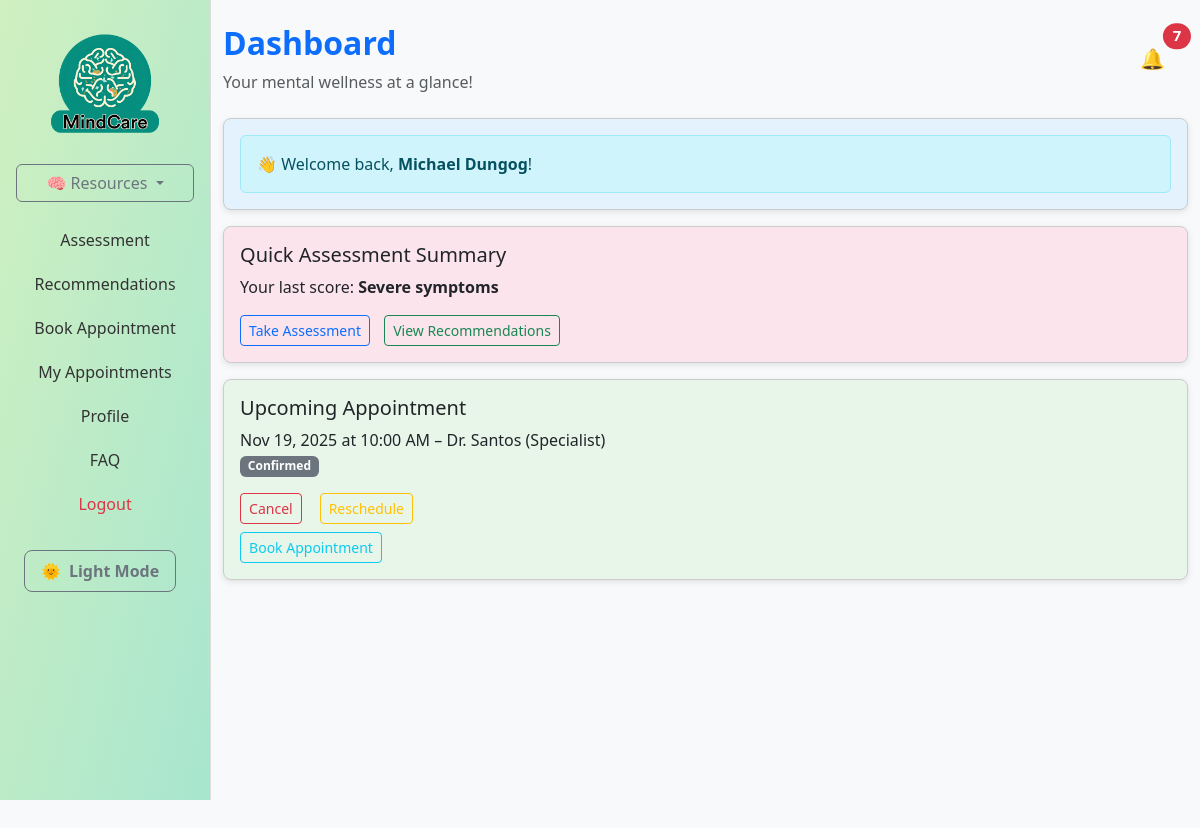
Screenshot of /index.php (signed in) with the database file from the repository.
### tables this page shows
CREATE TABLE `appointments` (
  `id` int(11) NOT NULL,
  `user_id` int(11) NOT NULL,
  `specialist_id` int(11) NOT NULL,
  `appointment_date` date NOT NULL,
  `appointment_time` time NOT NULL,
  `status` enum('Pending','Confirmed','Completed','Cancelled') DEFAULT 'Pending',
  `notes` text DEFAULT NULL,
  `created_at` timestamp NOT NULL DEFAULT current_timestamp()
);

CREATE TABLE `users` (
  `id` int(11) NOT NULL,
  `fullname` varchar(100) NOT NULL,
  `email` varchar(100) NOT NULL,
  `password` varchar(255) NOT NULL,
  `role` enum('Patient','Specialist') DEFAULT 'Patient',
  `age` int(11) DEFAULT NULL,
  `gender` enum('Male','Female','Other') DEFAULT NULL,
  `created_at` timestamp NOT NULL DEFAULT current_timestamp()
);

### index.php (the view, shortened to what this page needs)
<?php
include 'db.php';
$user_id = $_SESSION['user']['id'];
$user_name = $_SESSION['user']['fullname'];
$assessment = $conn->query("SELECT summary FROM assessments WHERE user_id = $user_id ORDER BY created_at DESC LIMIT 1")->fetch_assoc();
$appointment = $conn->query("
  SELECT id, appointment_date, appointment_time, specialist_id, status
  FROM appointments
  WHERE user_id = $user_id
    AND status IN ('Confirmed', 'Pending')
    AND appointment_date >= CURDATE()
  ORDER BY appointment_date ASC
  LIMIT 1
")->fetch_assoc();
$notifications = $conn->query("SELECT * FROM notifications WHERE user_id = $user_id AND is_read = 0 ORDER BY created_at DESC")->fetch_all(MYSQLI_ASSOC);
$specialist_name = '';
if ($appointment) {
  $sid = $appointment['specialist_id'];
  $specialist = $conn->query("SELECT fullname FROM users WHERE id = $sid")->fetch_assoc();
  $specialist_name = $specialist['fullname'];
}
?>
<!DOCTYPE html>
<html lang="en">
<head>
  <link href="https://cdn.jsdelivr.net/npm/bootstrap@5.3.0/dist/css/bootstrap.min.css" rel="stylesheet" />
  <link rel="stylesheet" href="style.css" />
</head>
<body>
<div class="d-flex">
<div id="sidebar" class="sidebar p-3 d-flex flex-column align-items-center">
  <div class="logo-wrapper mb-2">
    <img src="images/MindCare.png" alt="MindCare Logo" class="logo-img" />
  </div>
  <div class="dropdown w-100 mb-3">
    <button class="btn btn-outline-secondary dropdown-toggle w-100" type="button" data-bs-toggle="dropdown" aria-expanded="false">
      🧠 Resources
    </button>
  </div>
  <nav class="nav flex-column w-100 text-center">
    <a class="nav-link" href="assessment.php">Assessment</a>
    <a class="nav-link" href="recommendations.php">Recommendations</a>
    <a class="nav-link" href="book_appointment.php">Book Appointment</a>
    <a class="nav-link" href="appointments.php">My Appointments</a>
    <a class="nav-link" href="profile.php">Profile</a>
    <a class="nav-link" href="faq.php">FAQ</a>
    <a class="nav-link text-danger" href="logout.php">Logout</a>
  </nav>
  <button id="themeToggle" class="btn btn-outline-secondary d-flex align-items-center gap-2 mt-4">
    <span id="themeIcon">🌞</span>
    <span id="themeLabel">Light Mode</span>
  </button>
</div>
    <div id="main-app" class="container-fluid mt-4 fade-in d-none">
      <header class="d-flex justify-content-between align-items-center mb-4">
        <div>
          <h2 class="fw-bold"> Dashboard</h2>
          <p class="text-muted mb-0 dashboard-subtitle">Your mental wellness at a glance!</p>
        </div>
        <div class="position-relative">
          <button class="btn btn-light position-relative" id="notificationBell" data-bs-toggle="dropdown" aria-expanded="false">
            🔔
            <?php if (count($notifications) > 0): ?>
              <span class="position-absolute top-0 start-100 translate-middle badge rounded-pill bg-danger">
                <?= count($notifications) ?>
              </span>
            <?php endif; ?>
          </button>
        </div>
      </header>
      <div class="card card-welcome mb-3">
        <div class="card-body">
          <div class="alert alert-info mb-0">
            👋 Welcome back, <strong><?= htmlspecialchars($user_name) ?></strong>!
          </div>
        </div>
      </div>
      <div class="card mb-3 card-assessment">
        <div class="card-body">
          <h5 class="card-title">Quick Assessment Summary</h5>
          <p class="card-text">
            <?= $assessment ? "Your last score: <strong>{$assessment['summary']}</strong>" : "No assessment taken yet." ?>
          </p>
          <a href="assessment.php" class="btn btn-sm btn-outline-primary">Take Assessment</a>
          <a href="recommendations.php" class="btn btn-sm btn-outline-success">View Recommendations</a>
        </div>
      </div>
      <div class="card mb-3 card-appointment">
        <div class="card-body">
          <h5 class="card-title">Upcoming Appointment</h5>
          <?php if ($appointment): ?>
            <p class="card-text">
              <?= date('M d, Y', strtotime($appointment['appointment_date'])) ?> at <?= date('g:i A', strtotime($appointment['appointment_time'])) ?> –
              <?= htmlspecialchars($specialist_name) ?> (Specialist)<br>
              <span class="badge bg-secondary"><?= $appointment['status'] ?></span>
            </p>
                        <div class="d-flex gap-2">
              <form method="POST" action="cancel_appointment.php">
                <button type="submit" class="btn btn-sm btn-outline-danger">Cancel</button>
              </form>
              <form method="GET" action="reschedule_appointment.php">
                <button type="submit" class="btn btn-sm btn-outline-warning">Reschedule</button>
              </form>
            </div>
          <?php else: ?>
            <p class="card-text">No upcoming appointments.</p>
          <?php endif; ?>
          <a href="book_appointment.php" class="btn btn-sm btn-outline-info mt-2">Book Appointment</a>
        </div>
      </div>
    </div>
  </div>
</body>
</html>

### style.css (style rules this page uses)
.fade-in { animation: fadeIn 1.5s ease-in-out; }
body { background-color: #f8f9fa; font-family: 'Segoe UI', Tahoma, Geneva, Verdana, sans-serif; color: #333; transition: background-color 0.3s, color 0.3s; }
header h2 { color: #0d6efd; }
.text-muted { color: #6c757d; }
.dashboard-subtitle { transition: color 0.3s ease; }
.nav-link { transition: background-color 0.3s, color 0.3s; }
.card { box-shadow: 0 4px 12px rgba(0, 0, 0, 0.1); border-radius: 8px; }
.card-welcome { background-color: #e3f2fd; }
.card-assessment { background-color: #fce4ec; }
.card-appointment { background-color: #e8f5e9; }
.card-welcome, .card-assessment, .card-appointment, .card-notifications, .card-services, .card-therapies { box-shadow: 0 2px 6px rgba(0, 0, 0, 0.1); border: 1px solid #ccc; }
.btn { margin-right: 10px; }
.sidebar { background: linear-gradient(to bottom right, #d0f0c0, #a8e6cf); width: 250px; min-height: 100vh; border-right: 1px solid #ddd; transition: background-color 0.3s, color 0.3s; color: #333; }
.sidebar .nav-link { color: inherit; padding: 10px 12px; border-radius: 6px; transition: background-color 0.3s, color 0.3s; }
#notificationBell { font-size: 20px; border-radius: 50%; padding: 8px 12px; transition: background-color 0.3s; }
.logo-wrapper { display: flex; justify-content: center; align-items: center; width: 100%; }
.logo-img { height: 140px; max-width: 100%; object-fit: contain; }

### index.php (style rules this page uses)
#themeToggle { transition: background-color 0.3s, color 0.3s, transform 0.2s; font-weight: 600; padding: 8px 16px; border-radius: 8px; cursor: pointer; }
#themeIcon { display: inline-block; transition: transform 0.5s ease; }
#themeLabel { transition: opacity 0.3s ease; opacity: 1; }
.sidebar { background: linear-gradient(to bottom right, #d0f0c0, #a8e6cf); width: 250px; min-height: 100vh; border-right: 1px solid #ddd; transition: background-color 0.3s, color 0.3s; }
.sidebar .nav-link { padding: 10px 12px; border-radius: 6px; transition: background-color 0.3s, color 0.3s; }

### rows the page displays
appointments: appointment_date "Nov 19, 2025", appointment_time "10:00 AM", status "Confirmed"
users: fullname "Dr. Santos"

### other values shown
count($notifications) "7"
$user_name "Michael Dungog"
$assessment['summary'] "Severe symptoms"
